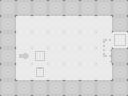

The image is a tile-based game level rendered from a .tmx file. Its description and complete source (layers, tilesets, objects, tile grids) follow:
An orthogonal 8x6 tile map with 16x16 px tiles, 3 tile layers (Ground, OnGroundArt, Walls) and 9 objects (5x Wall, ToggleTile, BoxButton, Box, Robot).

<map version="1.0" orientation="orthogonal" renderorder="left-up" width="8" height="6" tilewidth="16" tileheight="16" nextobjectid="16">
 <tileset firstgid="1" name="OfficalV1" tilewidth="16" tileheight="16">
  <image source="../TileSets/OfficalV1.png" width="80" height="64" />
 </tileset>
 <layer name="Ground" width="8" height="6">
  <data>
   <tile gid="12" />
   <tile gid="12" />
   <tile gid="12" />
   <tile gid="12" />
   <tile gid="12" />
   <tile gid="12" />
   <tile gid="12" />
   <tile gid="12" />
   <tile gid="12" />
   <tile gid="12" />
   <tile gid="12" />
   <tile gid="12" />
   <tile gid="12" />
   <tile gid="12" />
   <tile gid="12" />
   <tile gid="12" />
   <tile gid="12" />
   <tile gid="12" />
   <tile gid="12" />
   <tile gid="12" />
   <tile gid="12" />
   <tile gid="12" />
   <tile gid="12" />
   <tile gid="12" />
   <tile gid="12" />
   <tile gid="12" />
   <tile gid="12" />
   <tile gid="12" />
   <tile gid="12" />
   <tile gid="12" />
   <tile gid="12" />
   <tile gid="12" />
   <tile gid="12" />
   <tile gid="12" />
   <tile gid="12" />
   <tile gid="12" />
   <tile gid="12" />
   <tile gid="12" />
   <tile gid="12" />
   <tile gid="12" />
   <tile gid="12" />
   <tile gid="12" />
   <tile gid="12" />
   <tile gid="12" />
   <tile gid="12" />
   <tile gid="12" />
   <tile gid="12" />
   <tile gid="12" />
  </data>
 </layer>
 <layer name="OnGroundArt" width="8" height="6">
  <data>
   <tile gid="0" />
   <tile gid="0" />
   <tile gid="0" />
   <tile gid="0" />
   <tile gid="0" />
   <tile gid="0" />
   <tile gid="0" />
   <tile gid="0" />
   <tile gid="0" />
   <tile gid="0" />
   <tile gid="0" />
   <tile gid="0" />
   <tile gid="0" />
   <tile gid="0" />
   <tile gid="0" />
   <tile gid="0" />
   <tile gid="0" />
   <tile gid="0" />
   <tile gid="0" />
   <tile gid="0" />
   <tile gid="0" />
   <tile gid="0" />
   <tile gid="6" />
   <tile gid="4" />
   <tile gid="0" />
   <tile gid="2684354569" />
   <tile gid="3" />
   <tile gid="0" />
   <tile gid="0" />
   <tile gid="0" />
   <tile gid="1610612742" />
   <tile gid="0" />
   <tile gid="0" />
   <tile gid="0" />
   <tile gid="1" />
   <tile gid="0" />
   <tile gid="0" />
   <tile gid="0" />
   <tile gid="0" />
   <tile gid="0" />
   <tile gid="0" />
   <tile gid="0" />
   <tile gid="0" />
   <tile gid="0" />
   <tile gid="0" />
   <tile gid="0" />
   <tile gid="0" />
   <tile gid="0" />
  </data>
 </layer>
 <objectgroup name="Objects Layer">
  <object id="1" type="ToggleTile" gid="13" x="112" y="48">
   <properties>
    <property name="Trigger" value="1" />
   </properties>
  </object>
  <object id="2" type="BoxButton" gid="15" x="96" y="64">
   <properties>
    <property name="Trigger" value="1" />
   </properties>
  </object>
  <object id="3" type="Box" gid="14" x="32" y="64" />
  <object id="5" type="Robot" gid="16" x="32" y="80" />
 </objectgroup>
 <layer name="Walls" width="8" height="6">
  <data>
   <tile gid="13" />
   <tile gid="13" />
   <tile gid="13" />
   <tile gid="13" />
   <tile gid="13" />
   <tile gid="13" />
   <tile gid="13" />
   <tile gid="13" />
   <tile gid="13" />
   <tile gid="0" />
   <tile gid="0" />
   <tile gid="0" />
   <tile gid="0" />
   <tile gid="0" />
   <tile gid="0" />
   <tile gid="13" />
   <tile gid="13" />
   <tile gid="0" />
   <tile gid="0" />
   <tile gid="0" />
   <tile gid="0" />
   <tile gid="0" />
   <tile gid="0" />
   <tile gid="0" />
   <tile gid="13" />
   <tile gid="0" />
   <tile gid="0" />
   <tile gid="0" />
   <tile gid="0" />
   <tile gid="0" />
   <tile gid="10" />
   <tile gid="13" />
   <tile gid="13" />
   <tile gid="0" />
   <tile gid="0" />
   <tile gid="0" />
   <tile gid="0" />
   <tile gid="0" />
   <tile gid="0" />
   <tile gid="13" />
   <tile gid="13" />
   <tile gid="13" />
   <tile gid="13" />
   <tile gid="13" />
   <tile gid="13" />
   <tile gid="13" />
   <tile gid="13" />
   <tile gid="13" />
  </data>
 </layer>
 <objectgroup name="Wall Objects" visible="0">
  <object id="11" type="Wall" x="0" y="0" width="128" height="16" />
  <object id="12" type="Wall" x="112" y="16" width="16" height="16" />
  <object id="13" type="Wall" x="112" y="48" width="16" height="32" />
  <object id="14" type="Wall" x="0" y="16" width="16" height="64" />
  <object id="15" type="Wall" x="0" y="80" width="128" height="16" />
 </objectgroup>
</map>
